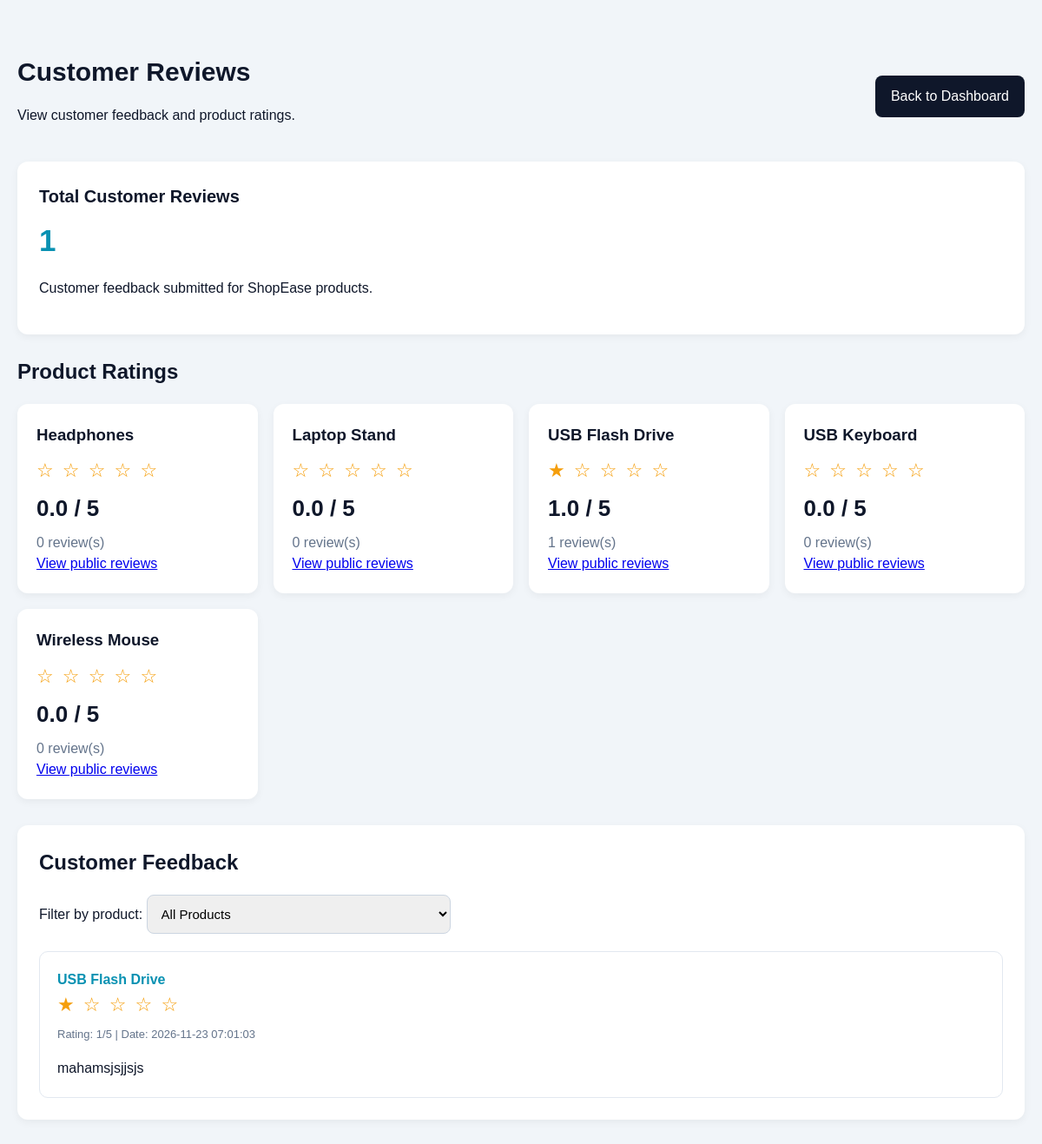
Page /admin/reviews (signed in) on the committed database.
### tables this page shows
CREATE TABLE products (
            id INTEGER PRIMARY KEY AUTOINCREMENT,
            name TEXT NOT NULL,
            description TEXT,
            price REAL NOT NULL CHECK(price >= 0),
            stock INTEGER NOT NULL DEFAULT 0 CHECK(stock >= 0)
        );

CREATE TABLE product_reviews (
                review_id INTEGER PRIMARY KEY AUTOINCREMENT,
                order_id INTEGER NOT NULL,
                customer_id INTEGER NOT NULL,
                product_id INTEGER NOT NULL,
                rating INTEGER NOT NULL CHECK(rating BETWEEN 1 AND 5),
                comment TEXT NOT NULL,
                created_at TEXT DEFAULT CURRENT_TIMESTAMP,
                UNIQUE(order_id, product_id)
            );

### app.py (the view, shortened to what this page needs)
@app.route("/admin/reviews")
@admin_required
def admin_reviews():
    connection = get_connection()
    try:
        columns = get_columns(connection, "products")
        product_id_column = find_column(
            columns, "product_id", "id"
        )
        if not product_id_column or "name" not in columns:
            raise RuntimeError(
                "Products table is missing required columns."
            )
        products = connection.execute(
            f"""
            SELECT
                {quote_identifier(product_id_column)} AS product_id,
                name
            FROM products
            ORDER BY name
            """
        ).fetchall()
        products = [
            row_to_dict(product)
            for product in products
        ]
    finally:
        connection.close()
    all_reviews = []
    product_rating_data = []
    total_reviews = 0
    total_rating_points = 0
    for product in products:
        product_id = product["product_id"]
        reviews = view_product_reviews(product_id)
        rating_summary = get_product_rating_summary(
            product_id
        )
        product_review_count = len(reviews)
        product_rating_data.append({
            "product_id": product_id,
            "product_name": product["name"],
            "rating_summary": rating_summary,
            "review_count": product_review_count
        })
        for review in reviews:
            if isinstance(review, sqlite3.Row):
                review = dict(review)
            elif not isinstance(review, dict):
                continue
            review["product_name"] = product["name"]
            all_reviews.append(review)
        total_reviews += product_review_count
    all_reviews.sort(
        key=lambda review: str(
            review.get("created_at", "")
        ),
        reverse=True
    )
    return render_template(
        "admin_reviews.html",
        reviews=all_reviews,
        products=product_rating_data,
        total_reviews=total_reviews
    )

### app.py (called while the page is built)
def get_columns(connection, table):
    rows = connection.execute(
        f'PRAGMA table_info("{table}")'
    ).fetchall()
    return {
        row["name"] if isinstance(row, sqlite3.Row) else row[1]
        for row in rows
    }

def find_column(columns, *names):
    for name in names:
        if name in columns:
            return name
    return None

def quote_identifier(identifier):
    return '"' + identifier.replace('"', '""') + '"'

def row_to_dict(row):
    if row is None:
        return None
    if isinstance(row, sqlite3.Row):
        return dict(row)
    if isinstance(row, dict):
        return row
    raise TypeError("Unsupported database record.")

def admin_required(view_function):
    @wraps(view_function)
    def wrapper(*args, **kwargs):
        if not session.get("is_admin"):
            return redirect(url_for("admin_login"))
        return view_function(*args, **kwargs)
    return wrapper

### database.py (called while the page is built)
def get_connection():
    connection = sqlite3.connect(DATABASE_PATH)
    connection.row_factory = sqlite3.Row
    connection.execute("PRAGMA foreign_keys = ON")
    return connection

def get_columns(connection, table_name):
    return {
        row["name"]
        for row in connection.execute(
            f'PRAGMA table_info("{table_name}")'
        ).fetchall()
    }

def find_column(columns, *candidates):
    for candidate in candidates:
        if candidate in columns:
            return candidate
    return None

def get_product_rating_summary(product_id):
    connection = get_connection()
    try:
        result = connection.execute("""
            SELECT
                COALESCE(AVG(rating), 0) AS average_rating,
                COUNT(*) AS total_reviews
            FROM product_reviews
            WHERE product_id = ?
        """, (product_id,)).fetchone()
        return {
            "average_rating": round(
                float(result["average_rating"]), 1
            ),
            "total_reviews": int(result["total_reviews"]),
        }
    finally:
        connection.close()

### templates/admin_reviews.html (shortened to what this page needs)
<!DOCTYPE html>
<html lang="en">
<head>
    <link rel="stylesheet"
          href="{{ url_for('static', filename='css/style.css') }}">
</head>
<body>
    <div class="reviews-container">
        <div class="reviews-header">
            <div>
                <h1>Customer Reviews</h1>
                <p>
                    View customer feedback and product ratings.
                </p>
            </div>
            <a href="{{ url_for('order_dashboard') }}"
               class="back-btn">
                Back to Dashboard
            </a>
        </div>
        <div class="summary-card">
            <h2>Total Customer Reviews</h2>
            <div class="summary-number">
                {{ total_reviews }}
            </div>
            <p>
                Customer feedback submitted for ShopEase products.
            </p>
        </div>
        <h2>Product Ratings</h2>
        <div class="product-rating-grid">
            {% for product in products %}
                <div class="product-rating-card">
                    <h3>
                        {{ product.product_name }}
                    </h3>
                    <div class="rating-stars">
                        {% set rating =
                            product.rating_summary.get('average_rating',
                            product.rating_summary.get('average', 0))
                            if product.rating_summary is mapping
                            else 0
                        %}
                        {% set rounded_rating =
                            rating|round|int
                        %}
                        {% for star in range(1, 6) %}
                            {% if star <= rounded_rating %}
                                ★
                            {% else %}
                                ☆
                            {% endif %}
                        {% endfor %}
                    </div>
                    <div class="rating-number">
                        {% if product.rating_summary is mapping %}
                            {{ product.rating_summary.get(
                                'average_rating',
                                product.rating_summary.get('average', 0)
                            ) }}
                        {% else %}
                            {{ product.rating_summary }}
                        {% endif %}
                        / 5
                    </div>
                    <div class="review-count">
                        {{ product.review_count }}
                        review(s)
                    </div>
                    <a href="{{ url_for(
                        'product_reviews_page',
                        product_id=product.product_id
                    ) }}">
                        View public reviews
                    </a>
                </div>
            {% endfor %}
        </div>
        <div class="reviews-section">
            <h2>Customer Feedback</h2>
            <div class="filter-container">
                <label for="productFilter">
                    Filter by product:
                </label>
                <select id="productFilter">
                    <option value="all">
                        All Products
                    </option>
                </select>
            </div>
            {% if reviews %}
                {% for review in reviews %}
                    <div class="review-card"
                         data-product="{{ review.product_name }}">
                        <div class="review-product">
                            {{ review.product_name }}
                        </div>
                        <div class="rating-stars">
                            {% set rating =
                                review.get('rating', 0)|int
                            %}
                            {% for star in range(1, 6) %}
                                {% if star <= rating %}
                                    ★
                                {% else %}
                                    ☆
                                {% endif %}
                            {% endfor %}
                        </div>
                        <div class="review-meta">
                            Rating:
                            {{ review.get('rating', 'N/A') }}/5
                            {% if review.get('created_at') %}
                                | Date:
                                {{ review.get('created_at') }}
                            {% endif %}
                        </div>
                        <div class="review-comment">
                            {% if review.get('comment') %}
                                {{ review.get('comment') }}
                            {% else %}
                                <em>
                                    No written comment provided.
                                </em>
                            {% endif %}
                        </div>
                    </div>
                {% endfor %}
            {% endif %}
        </div>
    </div>
</body>
</html>

### static/css/style.css (style rules this page uses)
:root { --primary: #0891b2; --primary-dark: #0e7490; --primary-light: #ecfeff; --cyan: #22d3ee; --dark: #0f172a; --text: #172033; --muted: #64748b; --border: #e2e8f0; --background: #f8fafc; --white: #ffffff; --success: #047857; --success-bg: #ecfdf5; --danger: #be123c; --danger-bg: #fff1f2; --radius: 14px; --shadow: 0 8px 25px rgba(15, 23, 42, 0.06); }
* { box-sizing: border-box; }
html { scroll-behavior: smooth; scroll-padding-top: 100px; }
body { margin: 0; background: var(--background); color: var(--text); font-family: Arial, Helvetica, sans-serif; line-height: 1.5; }
button, input, select, textarea { font: inherit; }
button, a { -webkit-tap-highlight-color: transparent; }
a { transition: color 0.2s ease, background 0.2s ease; }
html, body { width: 100%; max-width: 100%; margin: 0; padding: 0; }
*, *::before, *::after { box-sizing: border-box; }
body { overflow-x: clip; }

### templates/admin_reviews.html (style rules this page uses)
body { background: #f1f5f9; font-family: Arial, sans-serif; margin: 0; color: #0f172a; }
.reviews-container { max-width: 1200px; margin: 40px auto; padding: 20px; }
.reviews-header { display: flex; justify-content: space-between; align-items: center; gap: 20px; flex-wrap: wrap; margin-bottom: 25px; }
.reviews-header h1 { margin: 0; font-size: 30px; }
.back-btn { display: inline-block; background: #0f172a; color: white; text-decoration: none; padding: 12px 18px; border-radius: 8px; }
.summary-card { background: white; padding: 25px; border-radius: 12px; margin-bottom: 25px; box-shadow: 0 3px 10px rgba(0,0,0,0.05); }
.summary-card h2 { margin: 0 0 10px; font-size: 20px; }
.summary-number { font-size: 35px; font-weight: bold; color: #0891b2; }
.product-rating-grid { display: grid; grid-template-columns: repeat(auto-fit, minmax(230px, 1fr)); gap: 18px; margin-bottom: 30px; }
.product-rating-card { background: white; padding: 22px; border-radius: 12px; box-shadow: 0 3px 10px rgba(0,0,0,0.05); }
.product-rating-card h3 { margin-top: 0; margin-bottom: 10px; }
.rating-stars { color: #f59e0b; font-size: 22px; letter-spacing: 2px; }
.rating-number { font-size: 26px; font-weight: bold; margin-top: 8px; }
.review-count { color: #64748b; margin-top: 8px; }
.reviews-section { background: white; padding: 25px; border-radius: 12px; box-shadow: 0 3px 10px rgba(0,0,0,0.05); }
.reviews-section h2 { margin-top: 0; }
.review-card { border: 1px solid #e2e8f0; border-radius: 10px; padding: 20px; margin-bottom: 18px; }
.review-card:last-child { margin-bottom: 0; }
.review-product { font-weight: bold; color: #0891b2; font-size: 16px; }
.review-meta { color: #64748b; font-size: 13px; margin-top: 8px; }
.review-comment { margin-top: 15px; line-height: 1.7; word-wrap: break-word; }
.filter-container { margin-bottom: 20px; }
.filter-container select { width: 100%; max-width: 350px; padding: 12px; border: 1px solid #cbd5e1; border-radius: 8px; font-size: 15px; }

### rows in the picture
products: product_name "Headphones", rating_summary "0.0", review_count "0"
products: product_name "Laptop Stand", rating_summary "0.0", review_count "0"
products: product_name "USB Flash Drive", rating_summary "1.0", review_count "1", product_name "USB Flash Drive"
products: product_name "USB Keyboard", rating_summary "0.0", review_count "0"
products: product_name "Wireless Mouse", rating_summary "0.0", review_count "0"
product_reviews: get "2026-11-23 07:01:03", get "mahamsjsjjsjs"

### other values in the picture
{{ total_reviews }} "1"
{{ review.get('rating', 'N/A') }} "1"
